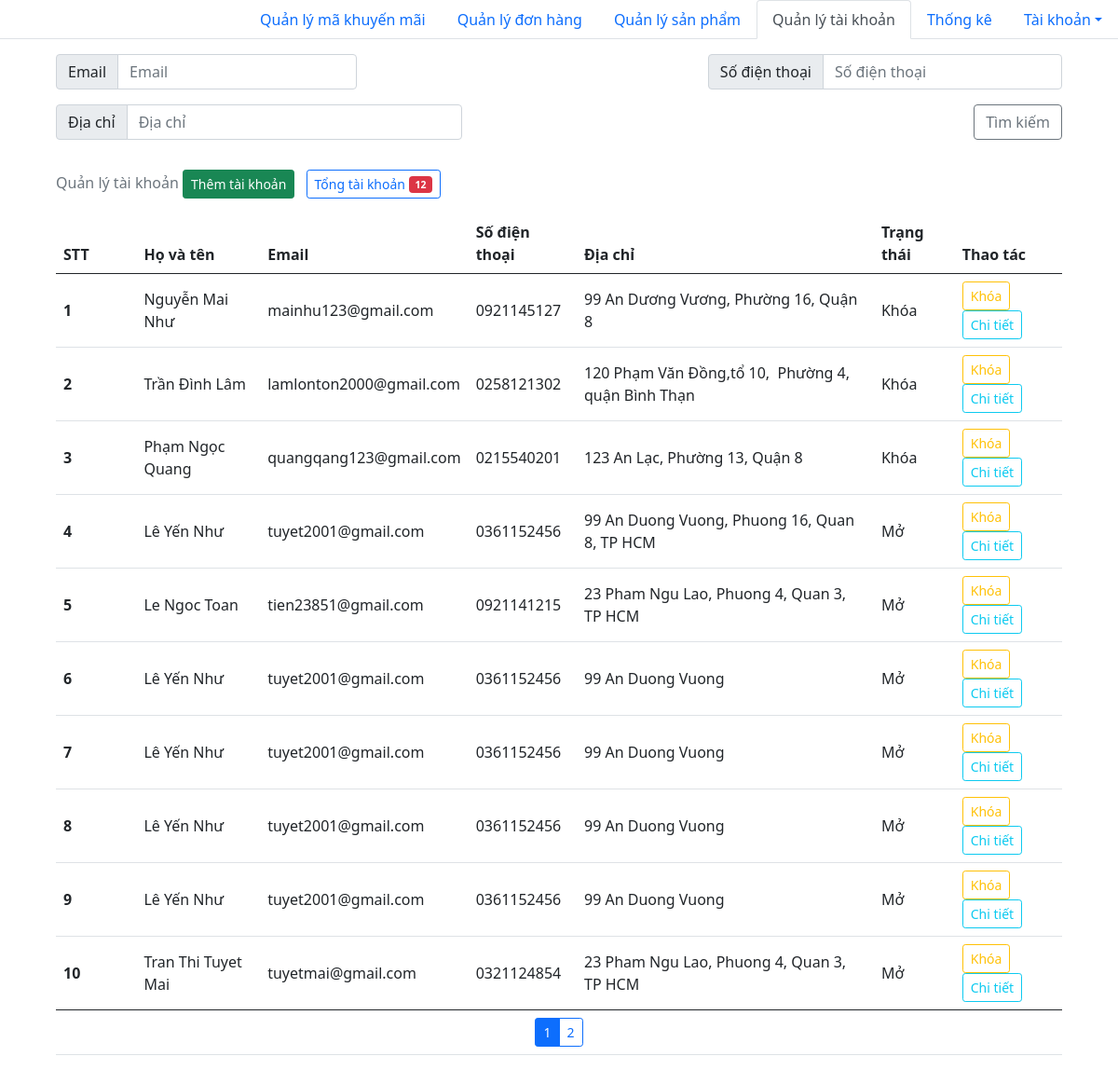
The app's page /admin/quanly_taikhoan.php with its own data.
### tables this page shows
CREATE TABLE `taikhoan` (
  `id` int(11) NOT NULL,
  `fullname` varchar(30) NOT NULL,
  `email` varchar(50) NOT NULL,
  `password` varchar(20) NOT NULL,
  `phone` varchar(11) NOT NULL,
  `address` varchar(100) NOT NULL,
  `status` tinyint(1) NOT NULL
);

### query.php (called while the page is built, shortened)
<?php
function connection()
{
	$conn = mysqli_connect(HOST, USERNAME, PASSWORD, DATABASE);
	return $conn;
}
function executeResult($sql)
{
	$conn = connection();
	$result = mysqli_query($conn, $sql);
	$data   = [];
	if ($result != null) {
		while ($row = mysqli_fetch_assoc($result)) {
			$data[] = $row;
		}
	}
	return $data;
}
function countRow($sql)
{
	$conn = connection();
	$result = mysqli_query($conn, $sql);
	$numrow=0;
	if ($result) {
		$numrow = mysqli_num_rows($result);
	} else $numrow = 0;
	return $numrow;
}

### admin/quanly_taikhoan.php (the view, shortened to what this page needs)
<!DOCTYPE html>
<html lang="en">
<head>
    <link href="https://cdn.jsdelivr.net/npm/bootstrap@5.0.2/dist/css/bootstrap.min.css" rel="stylesheet">
</head>
<body>
    <ul class="nav nav-tabs justify-content-end">
        <li class="nav-item">
            <a class="nav-link" aria-current="page" href="quanly_makhuyenmai.php">Quản lý mã khuyến mãi</a>
        </li>
        <li class="nav-item">
            <a class="nav-link" aria-current="page" href="./quanly_donhang.php">Quản lý đơn hàng</a>
        </li>
        <li class="nav-item">
            <a class="nav-link" href="./quanly_sanpham.php">Quản lý sản phẩm</a>
        </li>
        <li class="nav-item">
            <a class="nav-link active" href="#">Quản lý tài khoản</a>
        </li>
        <li class="nav-item">
            <a class="nav-link" href="./quanly_thongke.php">Thống kê</a>
        </li>
        <li class="nav-item dropdown">
            <a class="nav-link dropdown-toggle" data-bs-toggle="dropdown" href="#" role="button" aria-expanded="false">Tài khoản</a>
        </li>
    </ul>
    <div class="d-block m-auto" style="width: 90%;">
        <div class="container m-0 p-0 mt-3">
            <div class="row justify-content-md-between">
                <div class="col-md-auto">
                    <div class="input-group mb-3">
                        <span class="input-group-text" id="basic-addon1">Email</span>
                        <input type="search" class="form-control" placeholder="Email" aria-label="Email" id="button-addon1">
                    </div>
                </div>
                <div class="col-md-auto">
                    <div class="input-group mb-3">
                        <span class="input-group-text" id="basic-addon1">Số điện thoại</span>
                        <input type="search" class="form-control" placeholder="Số điện thoại" aria-label="Số điện thoại" id="button-addon2">
                    </div>
                </div>
                <div class="col col-lg-5">
                    <div class="input-group mb-3">
                        <span class="input-group-text" id="basic-addon1">Địa chỉ</span>
                        <input type="search" class="form-control" placeholder="Địa chỉ" id="button-addon3">
                    </div>
                </div>
                <div class="col-md-auto">
                    <button class="btn btn-outline-secondary" type="button" id="" onclick="search()">Tìm kiếm</button>
                </div>
            </div>
        </div>
        <?php
        require_once('../query.php');
        $page = isset($_GET['page']) ? $_GET['page'] : 1;
        $start = ($page - 1) * 10;
        $result = executeResult("SELECT * FROM taikhoan LIMIT $start, 10");
        $count = countRow("SELECT * FROM taikhoan");
        ?>
        <table class="table align-middle caption-top" id="table_taikhoan">
            <caption>
                Quản lý tài khoản
                <a class="btn btn-success btn-sm" href="./quanly_taikhoan_them.php">Thêm tài khoản</a>
                <div type="button" class="btn btn-sm btn-outline-primary m-2" onclick="sendMail()">
                    Tổng tài khoản <span class="badge bg-danger" id="badge"><?= $count ?></span>
                </div>
            </caption>
            <thead>
                <tr>
                    <th scope="col" style="width:8%">
                        <label>STT</label>
                    </th>
                    <th scope="col">Họ và tên</th>
                    <th scope="col">Email</th>
                    <th scope="col">Số điện thoại</th>
                    <th scope="col">Địa chỉ</th>
                    <th scope="col">Trạng thái</th>
                    <th scope="col">Thao tác</th>
                </tr>
            </thead>
            <tbody id="table_tbody_taikhoan">
                <?php
                foreach ($result as $tk) {
                    echo '<tr>
                        <th scope="row"><label>' . ++$start . '</label></th>
                                <td>' . $tk['fullname'] . '</td>
                                <td>' . $tk['email'] . '</td>
                                <td>' . $tk['phone'] . '</td>
                                <td>' . $tk['address'] . '</td>
                                <td>' . (($tk['status'] == 1) ?  "Mở" : "Khóa")  . '</td>
                            <td>
                                <button class="btn btn-outline-warning btn-sm" onclick="lockCus(' . $tk['id'] . ')">Khóa</button>
                                <button onclick="details(' . $tk['id'] . ')" type="button" class="btn btn-outline-info btn-sm" id="detail' . $tk['id'] . '" data-bs-toggle="modal" data-bs-target="#exampleModal">
                            Chi tiết
                        </button>
                                </td>
                            </tr>';
                }
                ?>
            </tbody>
            <tfoot>
                <td colspan="7" style="text-align:center">
                    <div class="align-items-center btn-group btn-group-sm" role="group" aria-label="First group" id="table_tfoot_taikhoan">
                        <?php
                        for ($i = 0; $i < ceil(($count) / 10); $i++) {
                            if ($i == $page - 1) {
                                echo '<button type="button" class="btn btn-outline-primary active" onclick="phantrang(' . $i + 1 . ')">' . $i + 1 . '</button>';
                            } else  echo '<button type="button" class="btn btn-outline-primary" onclick="phantrang(' . $i + 1 . ')">' . $i + 1 . '</button>';
                        }
                        ?>
                    </div>
                </td>
            </tfoot>
        </table>
    </div>
</body>
</html>

### records on screen
taikhoan: fullname "Nguyễn Mai Như", email "mainhu123@gmail.com", phone "0921145127", address "99 An Dương Vương, Phường 16, Quận 8", status "Khóa"
taikhoan: fullname "Trần Đình Lâm", email "lamlonton2000@gmail.com", phone "0258121302", address "120 Phạm Văn Đồng,tổ 10, Phường 4, quận Bình Thạn", status "Khóa"
taikhoan: fullname "Phạm Ngọc Quang", email "quangqang123@gmail.com", phone "0215540201", address "123 An Lạc, Phường 13, Quận 8", status "Khóa"
taikhoan: fullname "Lê Yến Như", email "tuyet2001@gmail.com", phone "0361152456", address "99 An Duong Vuong, Phuong 16, Quan 8, TP HCM", status "Mở"
taikhoan: fullname "Le Ngoc Toan", email "tien23851@gmail.com", phone "0921141215", address "23 Pham Ngu Lao, Phuong 4, Quan 3, TP HCM", status "Mở"
taikhoan: fullname "Lê Yến Như", email "tuyet2001@gmail.com", phone "0361152456", address "99 An Duong Vuong", status "Mở"
taikhoan: fullname "Lê Yến Như", email "tuyet2001@gmail.com", phone "0361152456", address "99 An Duong Vuong", status "Mở"
taikhoan: fullname "Lê Yến Như", email "tuyet2001@gmail.com", phone "0361152456", address "99 An Duong Vuong", status "Mở"
taikhoan: fullname "Lê Yến Như", email "tuyet2001@gmail.com", phone "0361152456", address "99 An Duong Vuong", status "Mở"
taikhoan: fullname "Tran Thi Tuyet Mai", email "tuyetmai@gmail.com", phone "0321124854", address "23 Pham Ngu Lao, Phuong 4, Quan 3, TP HCM", status "Mở"

### other values on screen
$count "12"
